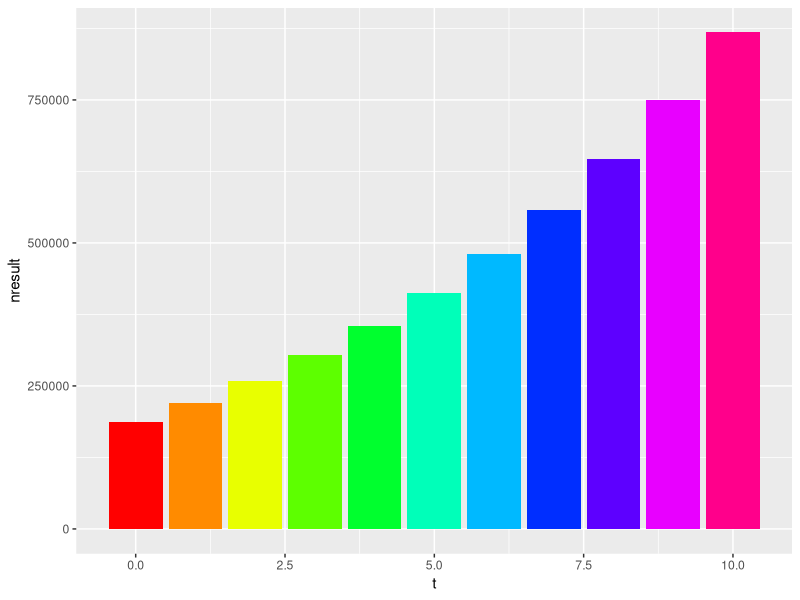
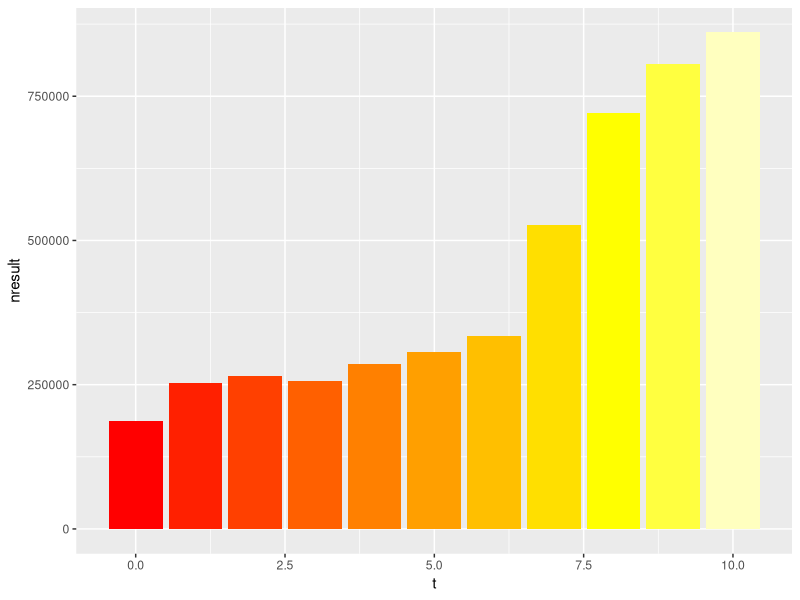

Source code (R) for these figures, in order:
## ---- chunk 1
# Turn off scientific notation
options(scipen=999)

# Define starting values
t <- 0
sales <- 1000000
varcosts <- sales * 0.7
fixcosts <- 50000
gresult <- sales - varcosts - fixcosts
taxes <- gresult * 0.25
nresult <- gresult - taxes

finres <- data.frame(t, sales, varcosts, fixcosts, gresult, taxes, nresult)
finres
## ---- chunk 2
# Define a function for calculating growing end values
growthcalc <- function(startvalue, rate) {
  
  endvalue <- startvalue * (1 + rate)
  return(endvalue)
  
}

# Calculate a growing independent series and combine them in data frame
growth <- 0.15
inflation <- 0.012

for (s in c(1:10)) {
  
  t <- c(t, s)
  sales <- c(sales,
             growthcalc(sales[s],
                        growth)
             )
  fixcosts <- c(fixcosts,
                growthcalc(fixcosts[s],
                           inflation)
                )
  
}

finres <- data.frame(t, sales, fixcosts)

# Calculate dependent series
library(dplyr)
finres <- mutate(finres,
                 varcosts = sales * 0.7,
                 gresult = sales - varcosts - fixcosts,
                 taxes = gresult * 0.25,
                 nresult = gresult - taxes
                 )

# Plot series
library(ggplot2)
ggplot(finres, aes(x = t, y = nresult)) +
  geom_col(fill = rainbow(max(t)+1)) +
  theme(legend.position="none")
## ---- chunk 3
# Define starting values
t <- 0
sales <- 1000000
fixcosts <- 50000

# Calculate a growing independent series and combine them in data frame with uncertainty
stdevg <- 0.20
stdevi <- 0.005

for (s in c(1:10)) {
  
  t <- c(t, s)
  sales <- c(sales,
             growthcalc(sales[s],
                        rnorm(1, mean = growth, sd = stdevg)
                        )
             )
  fixcosts <- c(fixcosts,
                growthcalc(fixcosts[s],
                           rnorm(1, mean = inflation, sd = stdevi)
                           )
                )
  
}

finres.uncertain <- data.frame(t, sales, fixcosts)

# Calculate dependent series
finres.uncertain <- mutate(finres.uncertain,
                 varcosts = sales * 0.7,
                 gresult = sales - varcosts - fixcosts,
                 taxes = gresult * 0.25,
                 nresult = gresult - taxes
                 )

# Plot series
ggplot(finres.uncertain, aes(x = t, y = nresult)) +
  geom_col(fill = heat.colors(max(t)+1)) +
  theme(legend.position="none")

## ---- chunk 4
# Function for calculating present values
presval <- function(futurevalue, discountrate, nperiods) {
  
  presentvalue <- futurevalue / (1 + discountrate)^nperiods
  
}

# Calculate present values of net results and add to data frame
discrate <- 0.05
finres.uncertain <- mutate(finres.uncertain,
                 nresult.pres = presval(nresult, discrate, t)
                 )

finres.uncertain

investment <- 4000000
netpresval <- -investment + sum(finres.uncertain$nresult.pres[-1])
